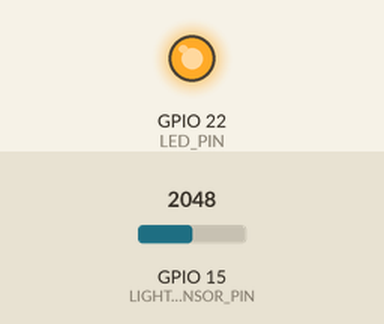
Simulated run of this sketch. Board: ESP32. Parts: output pins drawn as LEDs (lit = HIGH). The test bench sets the inputs (shaded band); at power-on: GPIO 15 (LIGHT_SENSOR_PIN) = 2048. What the sketch prints to the serial monitor is not drawn.

Above: at 1.2 s.
1.3 s: GPIO 15 (LIGHT_SENSOR_PIN) set to 525
2.8 s: GPIO 15 (LIGHT_SENSOR_PIN) set to 454
At 3.7 s:
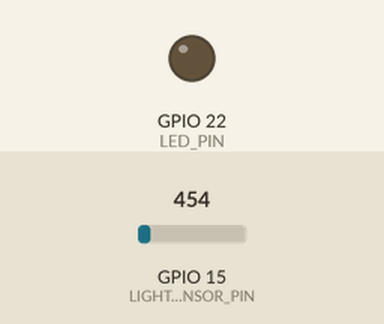
Timing chart, 0 to 5.8 s (numbered marks = the images above; inputs shaded):
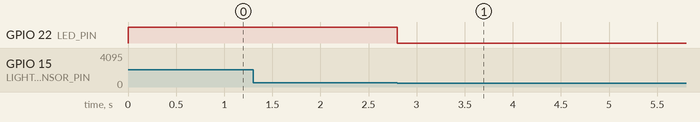

The sketch:

ldr_on_off.ino
```cpp
/*
 * This ESP32 code is created by esp32io.com
 *
 * This ESP32 code is released in the public domain
 *
 * For more detail (instruction and wiring diagram), visit https://esp32io.com/tutorials/esp32-light-sensor
 */

// constants won't change
#define LIGHT_SENSOR_PIN  15  // ESP32 pin GIOP36 (ADC0) connected to light sensor
#define LED_PIN           22  // ESP32 pin GIOP22 connected to LED
#define ANALOG_THRESHOLD  500

void setup() {
  pinMode(LED_PIN, OUTPUT); // set ESP32 pin to output mode
}

void loop() {
  int analogValue = analogRead(LIGHT_SENSOR_PIN); // read the value on analog pin

  if (analogValue > ANALOG_THRESHOLD){
    digitalWrite(LED_PIN, HIGH); // turn on LED
     Serial.println(" => turn on");}
  else
   { digitalWrite(LED_PIN, LOW);
    Serial.println(" => turn off");
   } // turn off LED
}
```

Measured:
- the behaviour switches between 501 and 500 on GPIO 15 (LIGHT_SENSOR_PIN) (found by bisection; images 0 and 1)
- after the input at 2.8 s, GPIO 22 (LED_PIN): HIGH → LOW at once
